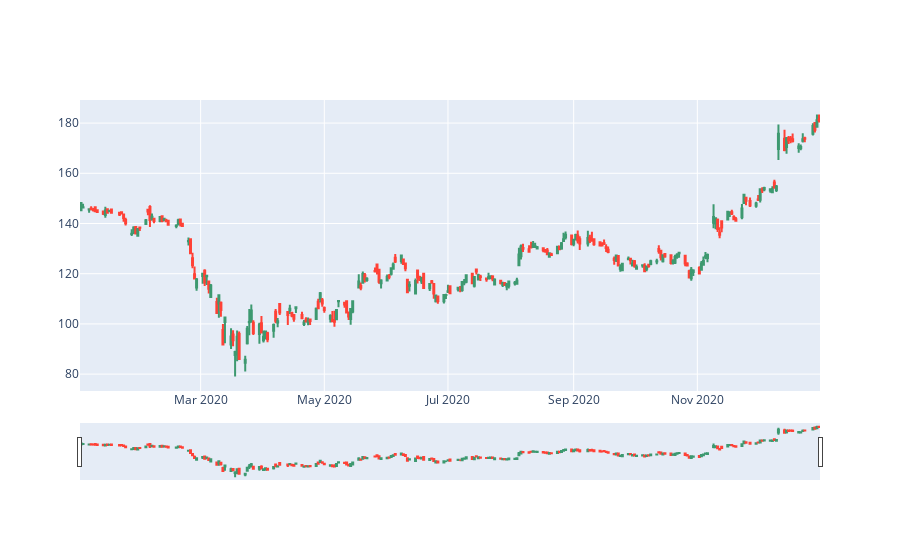

Notebook cell for this chart:
### Code cell
#use go.Candlestick() to create candlestick chart

data_cand_obj=go.Candlestick(x=data_dis.index,
                             open=data_dis.Open,
                             close=data_dis.Close,
                             low=data_dis.Low,
                             high=data_dis.High)

fig_cand=go.Figure(data_cand_obj)

fig_cand.show()

### Figure 1 — Plotly figure (JSON) as saved in the notebook; plotly's stock layout.template omitted (floating-point values rounded to 4 significant figures; data arrays with more than 128 entries replaced by an {"elided": "..."} marker saying what was removed)
{"data": [{"close": {"elided": "253 float values"}, "high": {"elided": "253 float values"}, "low": {"elided": "253 float values"}, "open": {"elided": "253 float values"}, "type": "candlestick", "x": {"elided": "253 str values"}}], "layout": {}}
